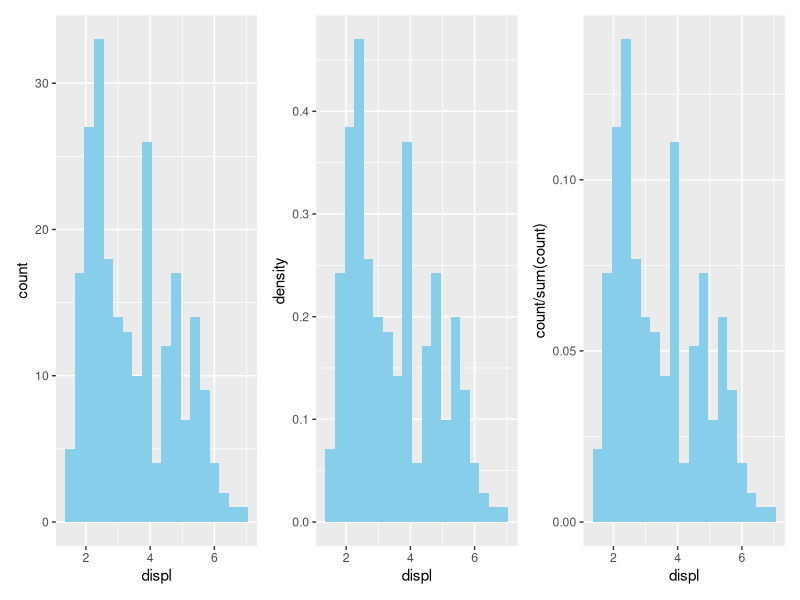
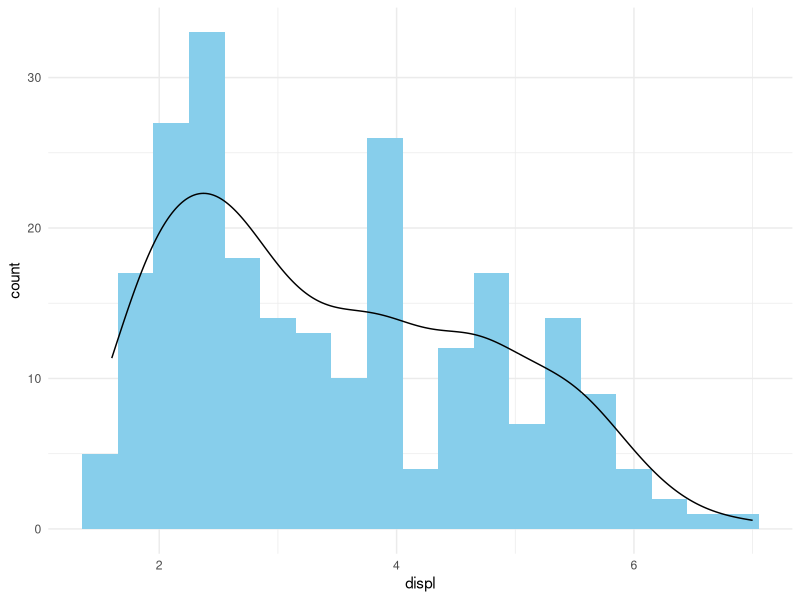
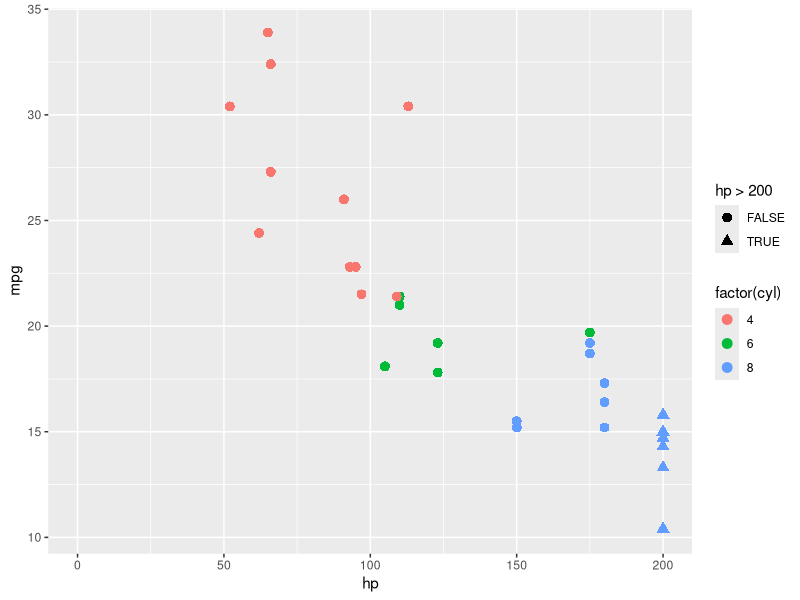
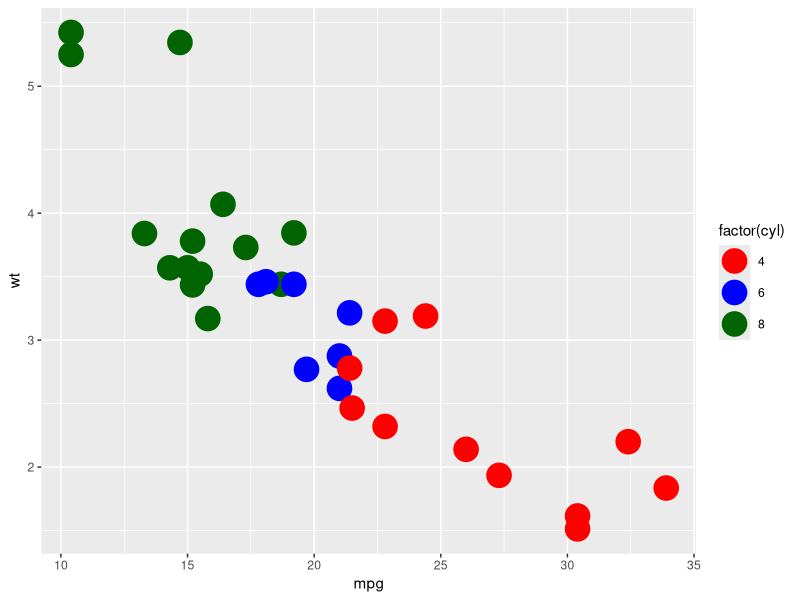
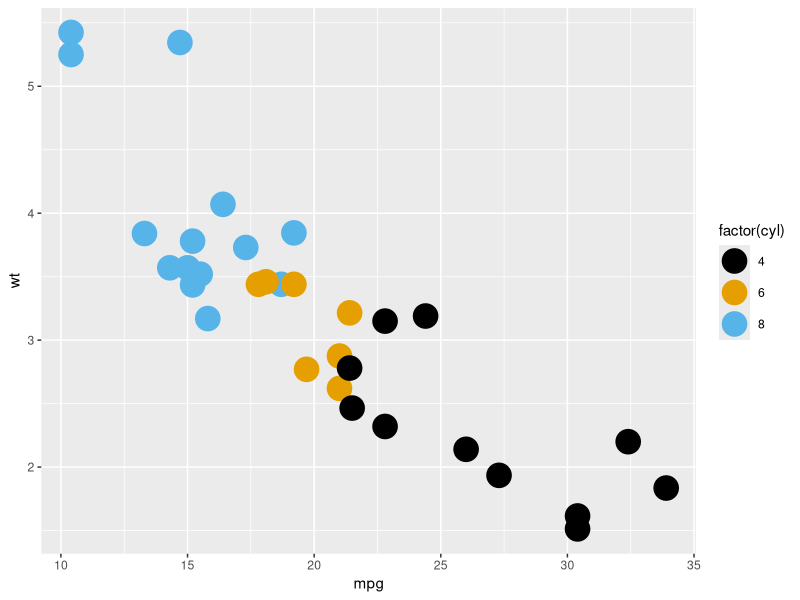
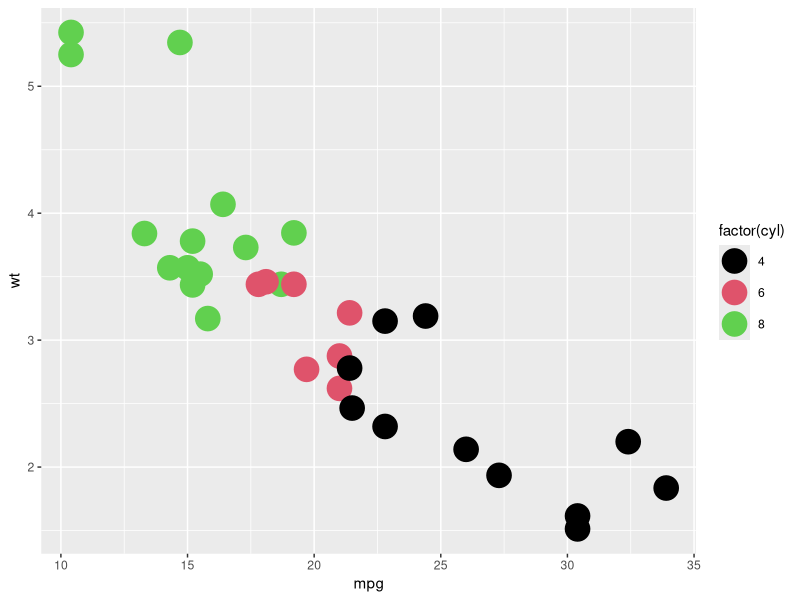

These charts were generated, in order, by the following R code: (Note: this script raises an error after producing the figures.)
## ---- chunk 1
library(ggplot2)
library(dplyr)
library(patchwork)
## ---- chunk 2
bw <- .3

h1 <- ggplot(mpg) +
  aes(x = displ) +
  geom_histogram(binwidth = bw, fill = "skyblue")

## histogram with density
h2 <- ggplot(mpg) +
  aes(x = displ) +
  geom_histogram(aes(y = after_stat(density)),
                 binwidth = bw, fill = "skyblue")

## histogram with proportion
h3 <- ggplot(mpg) +
  aes(x = displ) +
  geom_histogram(aes(y = after_stat(count / sum(count))),
                 binwidth = bw, fill = "skyblue")

h1 + h2 + h3

## histogram with density curve
ggplot(mpg) +
  aes(displ) +
	geom_histogram(aes(y = after_stat(count)), 
	               binwidth = bw, fill = "skyblue") +
	geom_density(aes(y = after_stat(count) * bw)) +
	theme_minimal()
## ---- chunk 3
ggplot(mtcars) + 
  aes(x = hp, y = mpg, color = factor(cyl), shape = hp > 200) + geom_point(size = 3) + scale_x_continuous(limits = c(0, 200), oob = scales::oob_squish)
## ---- chunk 4
p <- ggplot(mtcars, aes(mpg, wt)) +
  geom_point(aes(colour = factor(cyl)), size = 8)
p + scale_colour_manual(values = c("4" = "red", "6" = "blue", "8" = "darkgreen"))

pal <- palette.colors("Okabe-Ito", n = 10)
p + scale_colour_manual(values = pal)

pal <- palette.colors("R4", n = 4)
p + scale_colour_manual(values = pal)
## ---- chunk 5
scale_colour_gradient(
  ...,
  low = "#132B43",
  high = "#56B1F7",
  na.value = "grey50",
  aesthetics = "colour"
)

scale_colour_gradient2(
  ...,
  low = muted("red"),
  mid = "white",
  high = muted("blue"),
  midpoint = 0,
  na.value = "grey50",
  aesthetics = "colour"
)

scale_colour_gradientn(
  ...,
  colours,
  values = NULL,
  na.value = "grey50",
  aesthetics = "colour",
  colors
)
